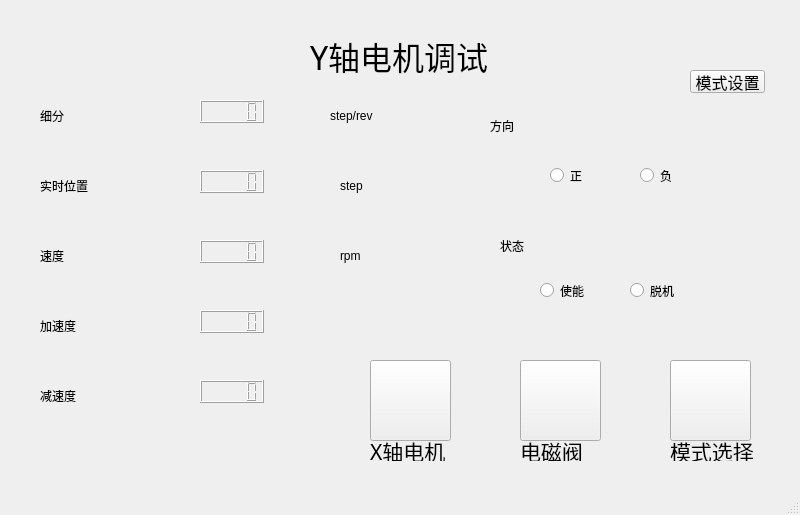
<?xml version="1.0" encoding="UTF-8"?>
<ui version="4.0">
 <class>motot_y_debug</class>
 <widget class="QMainWindow" name="motot_y_debug">
  <property name="geometry">
   <rect>
    <x>0</x>
    <y>0</y>
    <width>800</width>
    <height>515</height>
   </rect>
  </property>
  <property name="windowTitle">
   <string>MainWindow</string>
  </property>
  <widget class="QWidget" name="centralwidget">
   <widget class="QPushButton" name="back">
    <property name="geometry">
     <rect>
      <x>670</x>
      <y>360</y>
      <width>81</width>
      <height>81</height>
     </rect>
    </property>
    <property name="font">
     <font>
      <family>Sans</family>
      <pointsize>12</pointsize>
     </font>
    </property>
    <property name="text">
     <string/>
    </property>
   </widget>
   <widget class="QPushButton" name="diancifa">
    <property name="geometry">
     <rect>
      <x>520</x>
      <y>360</y>
      <width>81</width>
      <height>81</height>
     </rect>
    </property>
    <property name="font">
     <font>
      <family>Sans</family>
      <pointsize>12</pointsize>
     </font>
    </property>
    <property name="text">
     <string/>
    </property>
   </widget>
   <widget class="QPushButton" name="x">
    <property name="geometry">
     <rect>
      <x>370</x>
      <y>360</y>
      <width>81</width>
      <height>81</height>
     </rect>
    </property>
    <property name="font">
     <font>
      <family>Sans</family>
      <pointsize>12</pointsize>
     </font>
    </property>
    <property name="text">
     <string/>
    </property>
   </widget>
   <widget class="QLabel" name="label_17">
    <property name="geometry">
     <rect>
      <x>40</x>
      <y>240</y>
      <width>54</width>
      <height>31</height>
     </rect>
    </property>
    <property name="text">
     <string>速度</string>
    </property>
   </widget>
   <widget class="QLabel" name="label_16">
    <property name="geometry">
     <rect>
      <x>40</x>
      <y>170</y>
      <width>111</width>
      <height>31</height>
     </rect>
    </property>
    <property name="text">
     <string>实时位置</string>
    </property>
   </widget>
   <widget class="QPushButton" name="pushButton_2">
    <property name="geometry">
     <rect>
      <x>690</x>
      <y>70</y>
      <width>75</width>
      <height>23</height>
     </rect>
    </property>
    <property name="font">
     <font>
      <pointsize>12</pointsize>
     </font>
    </property>
    <property name="text">
     <string>模式设置</string>
    </property>
   </widget>
   <widget class="QLabel" name="label_19">
    <property name="geometry">
     <rect>
      <x>40</x>
      <y>380</y>
      <width>71</width>
      <height>31</height>
     </rect>
    </property>
    <property name="text">
     <string>减速度</string>
    </property>
   </widget>
   <widget class="QRadioButton" name="radioButton_2">
    <property name="geometry">
     <rect>
      <x>630</x>
      <y>270</y>
      <width>89</width>
      <height>41</height>
     </rect>
    </property>
    <property name="text">
     <string>脱机</string>
    </property>
   </widget>
   <widget class="QLabel" name="label_22">
    <property name="geometry">
     <rect>
      <x>340</x>
      <y>240</y>
      <width>54</width>
      <height>31</height>
     </rect>
    </property>
    <property name="text">
     <string>rpm</string>
    </property>
   </widget>
   <widget class="QLCDNumber" name="lcdNumber_8">
    <property name="geometry">
     <rect>
      <x>200</x>
      <y>240</y>
      <width>64</width>
      <height>23</height>
     </rect>
    </property>
   </widget>
   <widget class="QLabel" name="label_20">
    <property name="geometry">
     <rect>
      <x>330</x>
      <y>100</y>
      <width>91</width>
      <height>31</height>
     </rect>
    </property>
    <property name="text">
     <string>step/rev</string>
    </property>
   </widget>
   <widget class="QRadioButton" name="radioButton_4">
    <property name="geometry">
     <rect>
      <x>640</x>
      <y>150</y>
      <width>89</width>
      <height>51</height>
     </rect>
    </property>
    <property name="text">
     <string>负</string>
    </property>
   </widget>
   <widget class="QLabel" name="label_26">
    <property name="geometry">
     <rect>
      <x>500</x>
      <y>230</y>
      <width>61</width>
      <height>31</height>
     </rect>
    </property>
    <property name="text">
     <string>状态</string>
    </property>
   </widget>
   <widget class="QRadioButton" name="radioButton_3">
    <property name="geometry">
     <rect>
      <x>550</x>
      <y>150</y>
      <width>89</width>
      <height>51</height>
     </rect>
    </property>
    <property name="text">
     <string>正</string>
    </property>
   </widget>
   <widget class="QLabel" name="label_15">
    <property name="geometry">
     <rect>
      <x>40</x>
      <y>100</y>
      <width>54</width>
      <height>31</height>
     </rect>
    </property>
    <property name="text">
     <string>细分</string>
    </property>
   </widget>
   <widget class="QLabel" name="label_23">
    <property name="geometry">
     <rect>
      <x>490</x>
      <y>110</y>
      <width>61</width>
      <height>31</height>
     </rect>
    </property>
    <property name="text">
     <string>方向</string>
    </property>
   </widget>
   <widget class="QLCDNumber" name="lcdNumber_9">
    <property name="geometry">
     <rect>
      <x>200</x>
      <y>310</y>
      <width>64</width>
      <height>23</height>
     </rect>
    </property>
   </widget>
   <widget class="QLCDNumber" name="lcdNumber_7">
    <property name="geometry">
     <rect>
      <x>200</x>
      <y>170</y>
      <width>64</width>
      <height>23</height>
     </rect>
    </property>
   </widget>
   <widget class="QRadioButton" name="radioButton">
    <property name="geometry">
     <rect>
      <x>540</x>
      <y>270</y>
      <width>89</width>
      <height>41</height>
     </rect>
    </property>
    <property name="text">
     <string>使能</string>
    </property>
   </widget>
   <widget class="QLCDNumber" name="lcdNumber_6">
    <property name="geometry">
     <rect>
      <x>200</x>
      <y>100</y>
      <width>64</width>
      <height>23</height>
     </rect>
    </property>
   </widget>
   <widget class="QLabel" name="label_21">
    <property name="geometry">
     <rect>
      <x>340</x>
      <y>170</y>
      <width>71</width>
      <height>31</height>
     </rect>
    </property>
    <property name="text">
     <string>step</string>
    </property>
   </widget>
   <widget class="QLabel" name="label_18">
    <property name="geometry">
     <rect>
      <x>40</x>
      <y>310</y>
      <width>71</width>
      <height>31</height>
     </rect>
    </property>
    <property name="text">
     <string>加速度</string>
    </property>
   </widget>
   <widget class="QLCDNumber" name="lcdNumber_10">
    <property name="geometry">
     <rect>
      <x>200</x>
      <y>380</y>
      <width>64</width>
      <height>23</height>
     </rect>
    </property>
   </widget>
   <widget class="QLabel" name="label">
    <property name="geometry">
     <rect>
      <x>310</x>
      <y>20</y>
      <width>191</width>
      <height>71</height>
     </rect>
    </property>
    <property name="font">
     <font>
      <family>ADMUI3Lg</family>
      <pointsize>24</pointsize>
     </font>
    </property>
    <property name="text">
     <string>Y轴电机调试</string>
    </property>
   </widget>
   <widget class="QLabel" name="label_2">
    <property name="geometry">
     <rect>
      <x>370</x>
      <y>440</y>
      <width>91</width>
      <height>21</height>
     </rect>
    </property>
    <property name="font">
     <font>
      <family>ADMUI3Lg</family>
      <pointsize>16</pointsize>
     </font>
    </property>
    <property name="text">
     <string>X轴电机</string>
    </property>
   </widget>
   <widget class="QLabel" name="label_3">
    <property name="geometry">
     <rect>
      <x>520</x>
      <y>440</y>
      <width>91</width>
      <height>21</height>
     </rect>
    </property>
    <property name="font">
     <font>
      <family>ADMUI3Lg</family>
      <pointsize>16</pointsize>
     </font>
    </property>
    <property name="text">
     <string>电磁阀</string>
    </property>
   </widget>
   <widget class="QLabel" name="label_4">
    <property name="geometry">
     <rect>
      <x>670</x>
      <y>440</y>
      <width>91</width>
      <height>21</height>
     </rect>
    </property>
    <property name="font">
     <font>
      <family>ADMUI3Lg</family>
      <pointsize>16</pointsize>
     </font>
    </property>
    <property name="text">
     <string>模式选择</string>
    </property>
   </widget>
  </widget>
  <widget class="QMenuBar" name="menubar">
   <property name="geometry">
    <rect>
     <x>0</x>
     <y>0</y>
     <width>800</width>
     <height>31</height>
    </rect>
   </property>
  </widget>
  <widget class="QStatusBar" name="statusbar"/>
 </widget>
 <resources/>
 <connections/>
</ui>
